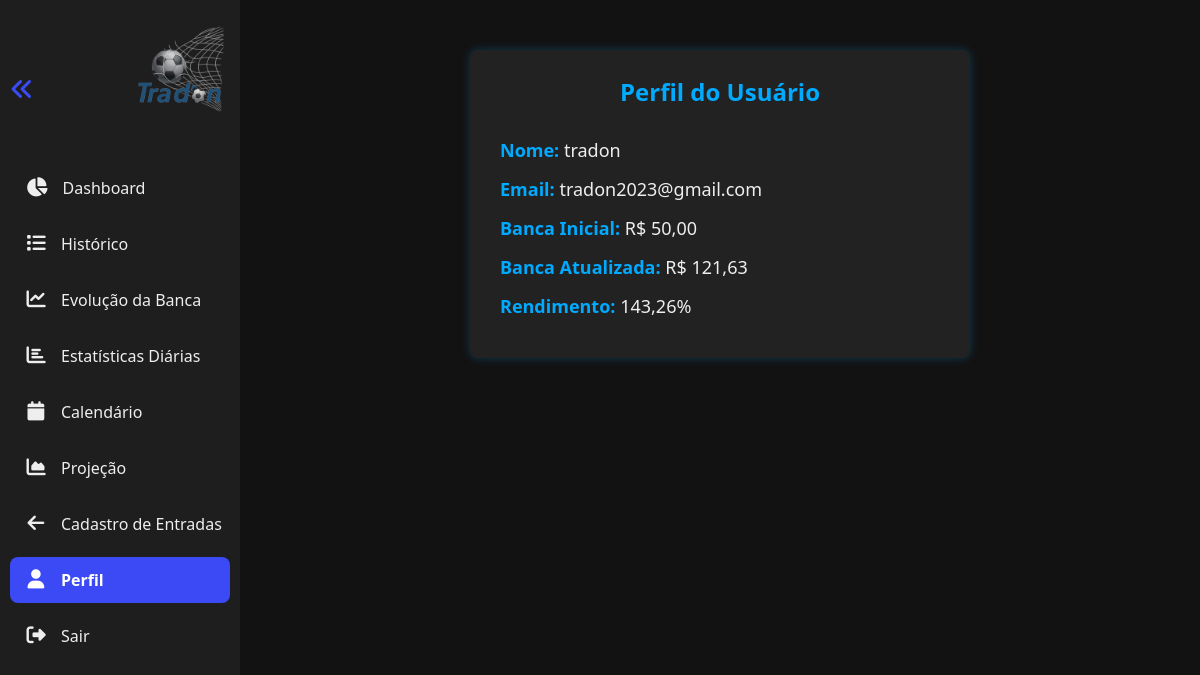
Page /perfil (signed in) on the earlier database version.
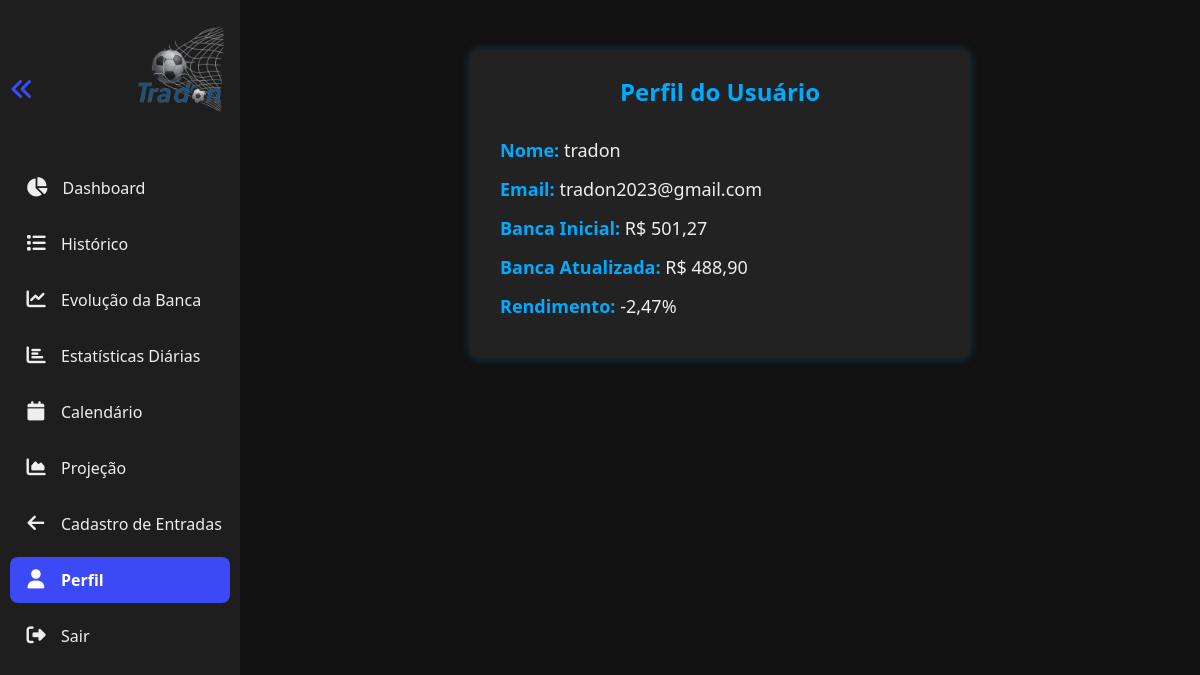
Same page on the later database version.
### tables this page shows
CREATE TABLE usuarios (
            id INTEGER PRIMARY KEY AUTOINCREMENT,
            nome TEXT NOT NULL,
            email TEXT NOT NULL UNIQUE,
            senha TEXT NOT NULL
        , banca_inicial REAL DEFAULT 0);

### app.py (the view, shortened to what this page needs)
@app.route('/perfil', methods=['GET', 'POST'])
def perfil():
    usuario_id = session.get('usuario_id')
    if not usuario_id:
        return redirect(url_for('login'))
    conn = conectar_banco()
    cursor = conn.cursor()
    mensagem_sucesso = None
    mensagem_erro = None
    cursor.execute("""
        SELECT nome, email, banca_inicial
        FROM usuarios
        WHERE id = ?
    """, (usuario_id,))
    usuario = cursor.fetchone()
    if not usuario:
        conn.close()
        return redirect(url_for('login'))
    nome, email, banca_inicial = usuario
    cursor.execute("""
        SELECT valor_realizado
        FROM apostas
        WHERE usuario_id = ?
    """, (usuario_id,))
    apostas = cursor.fetchall()
    conn.close()
    lucro_total = sum([aposta[0] for aposta in apostas])
    banca_atual = banca_inicial + lucro_total
    rendimento_pct = ((banca_atual - banca_inicial) / banca_inicial * 100) if banca_inicial > 0 else 0
    return render_template('perfil.html',
                           nome=nome,
                           email=email,
                           banca_inicial=banca_inicial,
                           banca_atual=banca_atual,
                           rendimento_pct=rendimento_pct,
                           mensagem_sucesso=mensagem_sucesso,
                           mensagem_erro=mensagem_erro)

### app.py (called while the page is built)
def conectar_banco():
    conn = sqlite3.connect('banco.db')  # Substitua pelo caminho do seu arquivo .db
    conn.row_factory = sqlite3.Row  # Para acessar as colunas pelo nome
    return conn

### templates/perfil.html (shortened to what this page needs)
{% extends 'base.html' %}
{% block content %}
  <div class="perfil-container">
    <h2>Perfil do Usuário</h2>
    <div class="perfil-item"><strong>Nome:</strong> {{ nome }}</div>
    <div class="perfil-item"><strong>Email:</strong> {{ email }}</div>
    <div class="perfil-item"><strong>Banca Inicial:</strong> R$ {{ "{:,.2f}".format(banca_inicial).replace('.', ',') }}</div>
    <div class="perfil-item"><strong>Banca Atualizada:</strong> R$ {{ "{:,.2f}".format(banca_atual).replace('.', ',') }}</div>
    <div class="perfil-item"><strong>Rendimento:</strong> {{ "{:,.2f}".format(rendimento_pct).replace('.', ',') }}%</div>
</div>
{% endblock %}

### templates/base.html (shortened to what this page needs)
<!DOCTYPE html>
<html lang="pt-br">
<head>
  <link rel="stylesheet" href="https://cdnjs.cloudflare.com/ajax/libs/font-awesome/6.5.0/css/all.min.css" />
</head>
<body>
  <nav id="sidebar">
    <div class="top-bar">
      <button class="toggle-btn" id="toggleBtn" title="Expandir/Recolher menu">
        <i class="fas fa-angle-double-left"></i>
      </button>
      <div class="logo">
        <img src="{{ url_for('static', filename='img/1234.png') }}" alt="Logo" />
      </div>
    </div>
    <a href="{{ url_for('dashboard') }}" class="{% if request.endpoint == 'dashboard' %}active{% endif %}">
      <i class="fas fa-chart-pie"></i><span class="link-text">Dashboard</span>
    </a>
    <a href="{{ url_for('apostas') }}" class="{% if request.endpoint == 'apostas' %}active{% endif %}">
      <i class="fas fa-list"></i><span class="link-text">Histórico</span>
    </a>
    <a href="{{ url_for('estatisticas') }}" class="{% if request.endpoint == 'estatisticas' %}active{% endif %}">
      <i class="fas fa-chart-line"></i><span class="link-text">Evolução da Banca</span>
    </a>
    <a href="{{ url_for('estatisticas_diarias_completa') }}" class="{% if request.endpoint == 'estatisticas_diarias_completa' %}active{% endif %}">
      <i class="fas fa-chart-bar"></i><span class="link-text">Estatísticas Diárias</span>
    </a>
    <a href="{{ url_for('calendario') }}" class="{% if request.endpoint == 'calendario' %}active{% endif %}">
      <i class="fas fa-calendar"></i><span class="link-text">Calendário</span>
    </a>
    <a href="{{ url_for('projecao') }}" class="{% if request.endpoint == 'projecao' %}active{% endif %}">
      <i class="fas fa-chart-area"></i><span class="link-text">Projeção</span>
    </a>
    <a href="{{ url_for('index') }}" class="{% if request.endpoint == 'index' %}active{% endif %}">
      <i class="fas fa-arrow-left"></i><span class="link-text">Cadastro de Entradas</span>
    </a>
    <a href="{{ url_for('perfil') }}" class="{% if request.endpoint == 'perfil' %}active{% endif %}">
      <i class="fas fa-user"></i><span class="link-text">Perfil</span>
    </a>
    <a href="{{ url_for('logout') }}" class="{% if request.endpoint == 'logout' %}active{% endif %}">
      <i class="fas fa-sign-out-alt"></i><span class="link-text">Sair</span>
    </a>
  </nav>
  <div class="main-content" id="mainContent">
    {% block content %}{% endblock %}
  </div>
</body>
</html>

### templates/base.html (style rules this page uses)
* { margin: 0; padding: 0; box-sizing: border-box; }
body { font-family: 'Segoe UI', Tahoma, Geneva, Verdana, sans-serif; display: flex; background-color: #121212; color: #eee; min-height: 100vh; transition: margin-left 0.3s ease; }
nav { background-color: #1e1e1e; position: fixed; top: 0; bottom: 0; left: 0; width: 240px; padding: 20px 10px; display: flex; flex-direction: column; transition: width 0.3s ease; overflow: hidden; }
.top-bar { display: flex; justify-content: space-between; align-items: center; }
.logo { margin-bottom: 40px; transition: all 0.3s ease; }
.logo img { height: 100px; max-width: 100%; object-fit: contain; display: block; }
nav a { color: #eee; text-decoration: none; padding: 12px 16px; margin: 5px 0; border-radius: 8px; display: flex; align-items: center; gap: 15px; font-weight: 500; white-space: nowrap; overflow: hidden; text-overflow: ellipsis; transition: background-color 0.2s ease; }
nav a.active { background-color: rgb(59, 74, 244); color: #fff; font-weight: 700; }
nav a i { min-width: 20px; font-size: 1.2rem; text-align: center; }
.toggle-btn { background-color: transparent; border: none; color: rgb(59, 74, 244); font-size: 1.5rem; cursor: pointer; transition: transform 0.3s ease; }
.main-content { margin-left: 240px; padding: 30px; flex: 1; background-color: #121212; min-height: 100vh; transition: margin-left 0.3s ease; }

### templates/perfil.html (style rules this page uses)
body { background-color: #121212; color: #eee; font-family: 'Segoe UI', Tahoma, Geneva, Verdana, sans-serif; padding: 20px; }
h2 { color: #0af; text-align: center; margin-bottom: 30px; }
.perfil-container { max-width: 500px; margin: auto; background-color: #222; padding: 25px 30px; border-radius: 8px; box-shadow: 0 0 10px #0af4; }
.perfil-item { margin-bottom: 15px; font-size: 18px; }
.perfil-item strong { color: #0af; }

Differences in the rows shown:
changed usuarios "tradon": banca_inicial "50,00" → "501,27"
Other differences:
{{ "{:,.2f}".format(banca_atual).replace('.', ',') }}: "121,63" → "488,90"
{{ "{:,.2f}".format(rendimento_pct).replace('.', ',') }}: "143,26" → "-2,47"
